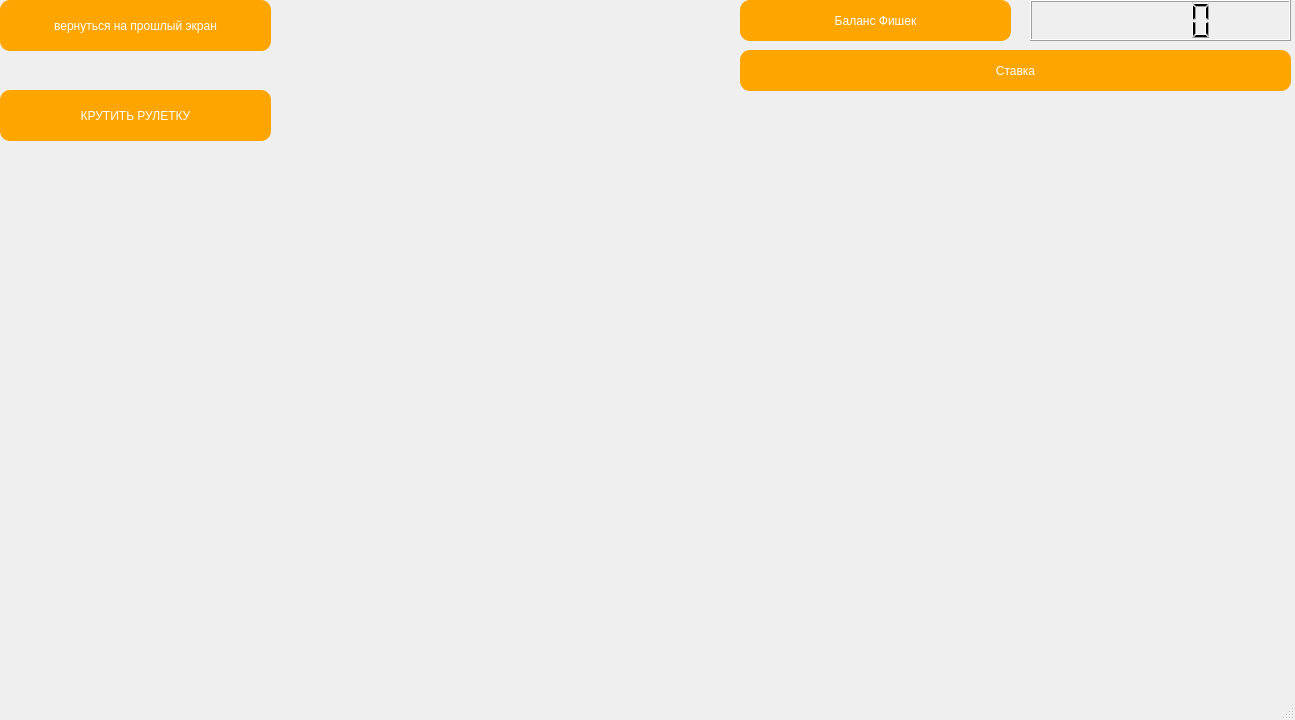
<?xml version="1.0" encoding="UTF-8"?>
<ui version="4.0">
 <class>RouletteGame</class>
 <widget class="QMainWindow" name="RouletteGame">
  <property name="geometry">
   <rect>
    <x>0</x>
    <y>0</y>
    <width>1295</width>
    <height>720</height>
   </rect>
  </property>
  <property name="windowTitle">
   <string>MainWindow</string>
  </property>
  <property name="styleSheet">
   <string notr="true">QMainWindow

{
background-image: url(:/source/resource/backgroungroulette.png);
}</string>
  </property>
  <widget class="QWidget" name="centralwidget">
   <widget class="QPushButton" name="pushButton">
    <property name="geometry">
     <rect>
      <x>0</x>
      <y>0</y>
      <width>271</width>
      <height>51</height>
     </rect>
    </property>
    <property name="styleSheet">
     <string notr="true">QPushButton
{
border:none;
color:white;
background-color:orange;
font: 600 10.5pt &quot;Liberation Serif&quot;;
position: absolute;
border-radius: 10px;
}
QPushButton:Hover
{
    background-color:rgb(255,145,0);
	border-radius: 10px;
}
QPushButton:pressed
{
	background-color:rgb(0,12,0);
	color:rgb(0,255,0);
	border-radius: 10px;
	
}</string>
    </property>
    <property name="text">
     <string>вернуться на прошлый экран</string>
    </property>
   </widget>
   <widget class="QPushButton" name="on_pushButton_2">
    <property name="geometry">
     <rect>
      <x>0</x>
      <y>90</y>
      <width>271</width>
      <height>51</height>
     </rect>
    </property>
    <property name="styleSheet">
     <string notr="true">QPushButton
{
border:none;
color:white;
background-color:orange;
font: 600 10.5pt &quot;Liberation Serif&quot;;
position: absolute;
border-radius: 10px;
}
QPushButton:Hover
{
    background-color:rgb(255,145,0);
	border-radius: 10px;
}
QPushButton:pressed
{
	background-color:rgb(0,12,0);
	color:rgb(0,255,0);
	border-radius: 10px;
	
}</string>
    </property>
    <property name="text">
     <string>КРУТИТЬ РУЛЕТКУ</string>
    </property>
   </widget>
   <widget class="QPushButton" name="on_pushButton_3">
    <property name="geometry">
     <rect>
      <x>740</x>
      <y>0</y>
      <width>271</width>
      <height>41</height>
     </rect>
    </property>
    <property name="styleSheet">
     <string notr="true">QPushButton
{
border:none;
color:white;
background-color:orange;
font: 600 10.5pt &quot;Liberation Serif&quot;;
position: absolute;
border-radius: 10px;
}
QPushButton:Hover
{
    background-color:rgb(255,145,0);
	border-radius: 10px;
}
QPushButton:pressed
{
	background-color:rgb(0,12,0);
	color:rgb(0,255,0);
	border-radius: 10px;
	
}</string>
    </property>
    <property name="text">
     <string>Баланс Фишек</string>
    </property>
   </widget>
   <widget class="QLCDNumber" name="lcdNumber">
    <property name="geometry">
     <rect>
      <x>1030</x>
      <y>0</y>
      <width>261</width>
      <height>41</height>
     </rect>
    </property>
   </widget>
   <widget class="QPushButton" name="on_pushButton_4">
    <property name="geometry">
     <rect>
      <x>740</x>
      <y>50</y>
      <width>551</width>
      <height>41</height>
     </rect>
    </property>
    <property name="styleSheet">
     <string notr="true">QPushButton
{
border:none;
color:white;
background-color:orange;
font: 600 10.5pt &quot;Liberation Serif&quot;;
position: absolute;
border-radius: 10px;
}
QPushButton:Hover
{
    background-color:rgb(255,145,0);
	border-radius: 10px;
}
QPushButton:pressed
{
	background-color:rgb(0,12,0);
	color:rgb(0,255,0);
	border-radius: 10px;
	
}</string>
    </property>
    <property name="text">
     <string>Ставка</string>
    </property>
   </widget>
  </widget>
  <widget class="QMenuBar" name="menubar">
   <property name="geometry">
    <rect>
     <x>0</x>
     <y>0</y>
     <width>1295</width>
     <height>21</height>
    </rect>
   </property>
  </widget>
  <widget class="QStatusBar" name="statusbar"/>
 </widget>
 <resources/>
 <connections/>
</ui>
